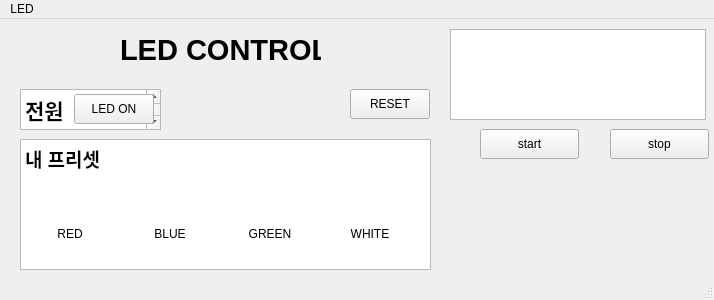
<?xml version="1.0" encoding="UTF-8"?>
<ui version="4.0">
 <class>MainWindow</class>
 <widget class="QMainWindow" name="MainWindow">
  <property name="geometry">
   <rect>
    <x>0</x>
    <y>0</y>
    <width>714</width>
    <height>300</height>
   </rect>
  </property>
  <property name="windowTitle">
   <string>MainWindow</string>
  </property>
  <widget class="QWidget" name="centralwidget">
   <widget class="QPushButton" name="Btn_ON">
    <property name="geometry">
     <rect>
      <x>74</x>
      <y>75</y>
      <width>80</width>
      <height>30</height>
     </rect>
    </property>
    <property name="text">
     <string>LED ON</string>
    </property>
   </widget>
   <widget class="QPushButton" name="Btn_OFF">
    <property name="geometry">
     <rect>
      <x>350</x>
      <y>70</y>
      <width>80</width>
      <height>30</height>
     </rect>
    </property>
    <property name="text">
     <string>RESET</string>
    </property>
   </widget>
   <widget class="QPushButton" name="Btn_RED">
    <property name="geometry">
     <rect>
      <x>30</x>
      <y>200</y>
      <width>80</width>
      <height>30</height>
     </rect>
    </property>
    <property name="text">
     <string>RED</string>
    </property>
    <property name="flat">
     <bool>true</bool>
    </property>
   </widget>
   <widget class="QPushButton" name="Btn_BLUE">
    <property name="geometry">
     <rect>
      <x>130</x>
      <y>200</y>
      <width>80</width>
      <height>30</height>
     </rect>
    </property>
    <property name="text">
     <string>BLUE</string>
    </property>
    <property name="flat">
     <bool>true</bool>
    </property>
   </widget>
   <widget class="QPushButton" name="Btn_GREEN">
    <property name="geometry">
     <rect>
      <x>230</x>
      <y>200</y>
      <width>80</width>
      <height>30</height>
     </rect>
    </property>
    <property name="text">
     <string>GREEN</string>
    </property>
    <property name="flat">
     <bool>true</bool>
    </property>
   </widget>
   <widget class="QPushButton" name="Btn_WHITE">
    <property name="geometry">
     <rect>
      <x>330</x>
      <y>200</y>
      <width>80</width>
      <height>30</height>
     </rect>
    </property>
    <property name="text">
     <string>WHITE</string>
    </property>
    <property name="flat">
     <bool>true</bool>
    </property>
   </widget>
   <widget class="QLabel" name="label">
    <property name="geometry">
     <rect>
      <x>120</x>
      <y>10</y>
      <width>201</width>
      <height>41</height>
     </rect>
    </property>
    <property name="font">
     <font>
      <pointsize>22</pointsize>
      <weight>75</weight>
      <bold>true</bold>
     </font>
    </property>
    <property name="text">
     <string>LED CONTROL</string>
    </property>
   </widget>
   <widget class="QTextEdit" name="textEdit_2">
    <property name="geometry">
     <rect>
      <x>20</x>
      <y>120</y>
      <width>411</width>
      <height>131</height>
     </rect>
    </property>
    <property name="html">
     <string>&lt;!DOCTYPE HTML PUBLIC &quot;-//W3C//DTD HTML 4.0//EN&quot; &quot;http://www.w3.org/TR/REC-html40/strict.dtd&quot;&gt;
&lt;html&gt;&lt;head&gt;&lt;meta name=&quot;qrichtext&quot; content=&quot;1&quot; /&gt;&lt;style type=&quot;text/css&quot;&gt;
p, li { white-space: pre-wrap; }
&lt;/style&gt;&lt;/head&gt;&lt;body style=&quot; font-family:'PibotoLt'; font-size:12pt; font-weight:400; font-style:normal;&quot;&gt;
&lt;p style=&quot; margin-top:0px; margin-bottom:0px; margin-left:0px; margin-right:0px; -qt-block-indent:0; text-indent:0px;&quot;&gt;&lt;span style=&quot; font-size:14pt; font-weight:600;&quot;&gt;내 프리셋&lt;/span&gt;&lt;/p&gt;&lt;/body&gt;&lt;/html&gt;</string>
    </property>
   </widget>
   <widget class="QTextEdit" name="textEdit">
    <property name="geometry">
     <rect>
      <x>20</x>
      <y>70</y>
      <width>141</width>
      <height>41</height>
     </rect>
    </property>
    <property name="html">
     <string>&lt;!DOCTYPE HTML PUBLIC &quot;-//W3C//DTD HTML 4.0//EN&quot; &quot;http://www.w3.org/TR/REC-html40/strict.dtd&quot;&gt;
&lt;html&gt;&lt;head&gt;&lt;meta name=&quot;qrichtext&quot; content=&quot;1&quot; /&gt;&lt;style type=&quot;text/css&quot;&gt;
p, li { white-space: pre-wrap; }
&lt;/style&gt;&lt;/head&gt;&lt;body style=&quot; font-family:'PibotoLt'; font-size:12pt; font-weight:400; font-style:normal;&quot;&gt;
&lt;p style=&quot; margin-top:0px; margin-bottom:0px; margin-left:0px; margin-right:0px; -qt-block-indent:0; text-indent:0px;&quot;&gt;&lt;span style=&quot; font-size:16pt; font-weight:600;&quot;&gt;전원&lt;/span&gt;&lt;/p&gt;&lt;/body&gt;&lt;/html&gt;</string>
    </property>
   </widget>
   <widget class="QLabel" name="label_2">
    <property name="geometry">
     <rect>
      <x>40</x>
      <y>150</y>
      <width>61</width>
      <height>61</height>
     </rect>
    </property>
    <property name="text">
     <string/>
    </property>
    <property name="pixmap">
     <pixmap>../../../../Downloads/circle.png</pixmap>
    </property>
    <property name="scaledContents">
     <bool>true</bool>
    </property>
    <property name="margin">
     <number>0</number>
    </property>
   </widget>
   <widget class="QLabel" name="label_3">
    <property name="geometry">
     <rect>
      <x>144</x>
      <y>156</y>
      <width>51</width>
      <height>51</height>
     </rect>
    </property>
    <property name="text">
     <string/>
    </property>
    <property name="pixmap">
     <pixmap>../../../../Downloads/record.png</pixmap>
    </property>
    <property name="scaledContents">
     <bool>true</bool>
    </property>
   </widget>
   <widget class="QLabel" name="label_4">
    <property name="geometry">
     <rect>
      <x>240</x>
      <y>150</y>
      <width>61</width>
      <height>61</height>
     </rect>
    </property>
    <property name="text">
     <string/>
    </property>
    <property name="pixmap">
     <pixmap>../../../../Downloads/button.png</pixmap>
    </property>
    <property name="scaledContents">
     <bool>true</bool>
    </property>
   </widget>
   <widget class="QLabel" name="label_5">
    <property name="geometry">
     <rect>
      <x>340</x>
      <y>150</y>
      <width>61</width>
      <height>61</height>
     </rect>
    </property>
    <property name="text">
     <string/>
    </property>
    <property name="pixmap">
     <pixmap>../../../../Downloads/round.png</pixmap>
    </property>
    <property name="scaledContents">
     <bool>true</bool>
    </property>
   </widget>
   <widget class="QListView" name="listView">
    <property name="geometry">
     <rect>
      <x>450</x>
      <y>10</y>
      <width>256</width>
      <height>91</height>
     </rect>
    </property>
   </widget>
   <widget class="QPushButton" name="Stbtn">
    <property name="geometry">
     <rect>
      <x>480</x>
      <y>110</y>
      <width>99</width>
      <height>30</height>
     </rect>
    </property>
    <property name="text">
     <string>start</string>
    </property>
   </widget>
   <widget class="QPushButton" name="Spbtn">
    <property name="geometry">
     <rect>
      <x>610</x>
      <y>110</y>
      <width>99</width>
      <height>30</height>
     </rect>
    </property>
    <property name="text">
     <string>stop</string>
    </property>
   </widget>
   <zorder>textEdit_2</zorder>
   <zorder>Btn_OFF</zorder>
   <zorder>Btn_RED</zorder>
   <zorder>Btn_BLUE</zorder>
   <zorder>Btn_GREEN</zorder>
   <zorder>Btn_WHITE</zorder>
   <zorder>label</zorder>
   <zorder>textEdit</zorder>
   <zorder>Btn_ON</zorder>
   <zorder>label_2</zorder>
   <zorder>label_3</zorder>
   <zorder>label_4</zorder>
   <zorder>label_5</zorder>
   <zorder>listView</zorder>
   <zorder>Stbtn</zorder>
   <zorder>Spbtn</zorder>
  </widget>
  <widget class="QMenuBar" name="menubar">
   <property name="geometry">
    <rect>
     <x>0</x>
     <y>0</y>
     <width>714</width>
     <height>28</height>
    </rect>
   </property>
   <widget class="QMenu" name="menuLED">
    <property name="title">
     <string>LED</string>
    </property>
   </widget>
   <addaction name="menuLED"/>
  </widget>
  <widget class="QStatusBar" name="statusbar"/>
 </widget>
 <resources/>
 <connections/>
</ui>
